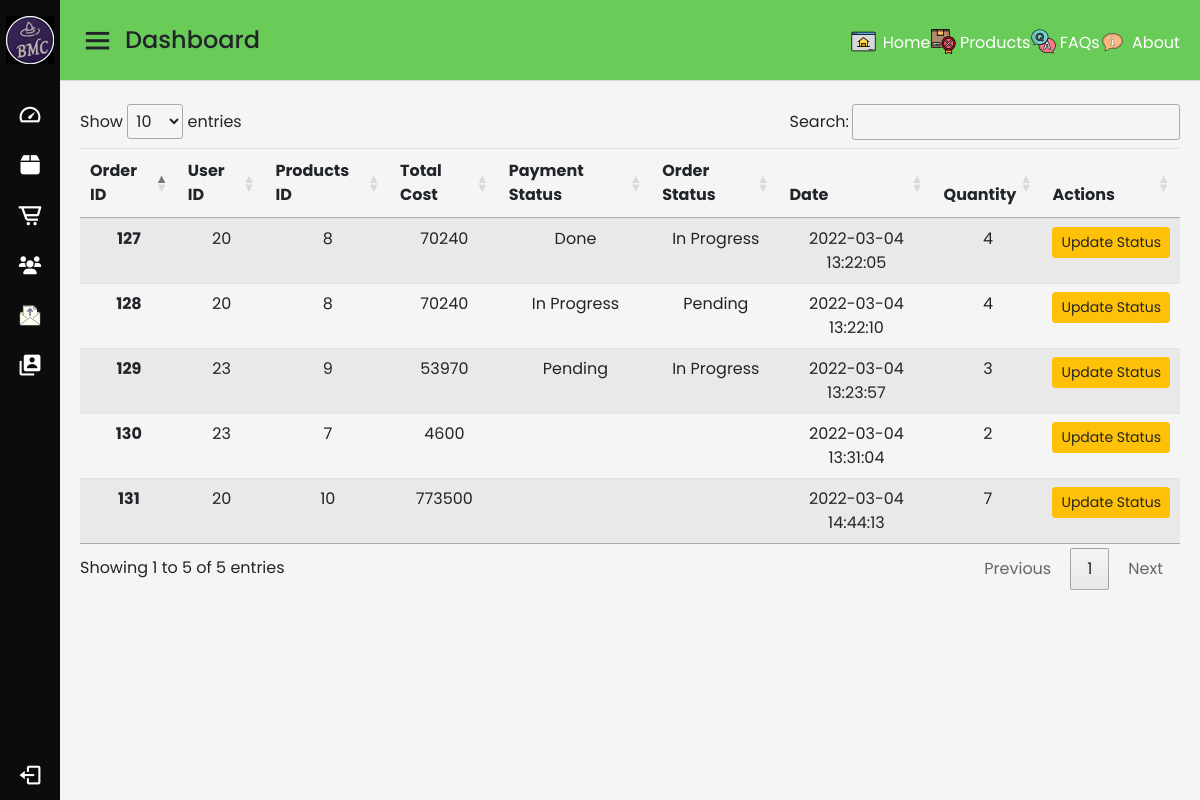
/hardwareOrder.php (signed in), run on the app's committed database.
### tables this page shows
CREATE TABLE `orders` (
  `order_id` int(10) NOT NULL,
  `user_id` int(5) NOT NULL,
  `product_id` int(25) NOT NULL,
  `order_price` int(20) NOT NULL,
  `order_payment_status` varchar(30) NOT NULL,
  `order_status` varchar(30) NOT NULL,
  `order_date` datetime NOT NULL DEFAULT current_timestamp(),
  `order_quantity` int(10) NOT NULL
);

### hardwareOrder.php (the view, shortened to what this page needs)
<?php
include 'partials/dbconnect.php';
?>
<!DOCTYPE html>
<html lang="en" dir="ltr">
<head>
    <link rel="stylesheet" href="main.css">
    <link href='https://unpkg.com/boxicons@2.0.7/css/boxicons.min.css' rel='stylesheet'>
    <link rel="stylesheet" href="https://cdnjs.cloudflare.com/ajax/libs/font-awesome/6.0.0-beta2/css/all.min.css">
    <link rel="stylesheet" href="https://stackpath.bootstrapcdn.com/bootstrap/4.1.3/css/bootstrap.min.css"
>
        <link rel="stylesheet" href="https://cdn.datatables.net/1.11.5/css/jquery.dataTables.min.css">
        <link rel="stylesheet" href="https://code.jquery.com/ui/1.12.1/themes/base/jquery-ui.css">
        <link rel="stylesheet" href="https://cdn.datatables.net/1.11.5/css/dataTables.jqueryui.min.css">
</head>
<body>
    <?php require 'partials/clientsidebar.php' ?>
    <section class="home-section">
    <?php require 'partials/clientnav.php' ?>
        <div class="home-content">
                    <div style="margin-left: 20px; margin-right: 20px;">
                <table id="myTable" class="table table-striped" style="width:100%">
                    <thead style="text-align: center;">
                        <tr>
                            <th>Order ID</th>
                            <th>User ID</th>
                            <th>Products ID</th>
                            <th>Total Cost</th>
                            <th>Payment Status</th>
                            <th>Order Status</th>
                            <th>Date</th>
                            <th>Quantity</th>
                            <th>Actions</th>
                        </tr>
                    </thead>
                    <tbody style="text-align: center;">
                    <?php
                    $sql = "SELECT * FROM orders";
                    $result = mysqli_query($conn, $sql);
                    while ($row = mysqli_fetch_array($result)) {
                        echo "<tr>
                                    <td style='font-weight: bold;'>" .
                            $row["order_id"] .
                            "</td>
                                    <td>" .
                            $row["user_id"] .
                            "</td>
                                    <td>" .
                            $row["product_id"] .
                            "</td>
                                    <td>" .
                            $row["order_price"] .
                            "</td>
                                    <td>" .
                            $row["order_payment_status"] .
                            "</td>
                                    <td>" .
                            $row["order_status"] .
                            "</td>
                                    <td>" .
                            $row["order_date"] .
                            "</td>
                                    <td>" .
                            $row["order_quantity"] .
                            "</td>
                                    <td> <button class='edit btn btn-sm btn-warning' id=" .
                            $row["order_id"] .
                            ">Update Status</button>
                                    </tr>";
                    }
                    ?>
                    </tbody>
                </table>
            </div>
        </div>
    </section>
</body>
</html>

### main.css (style rules this page uses)
* { margin: 0; padding: 0; box-sizing: border-box; font-family: 'Poppins', sans-serif; }
.home-section { position: relative; background: #f5f5f5; min-height: 100vh; width: calc(100% - 240px); left: 240px; transition: all 0.5s ease; }
.home-section .home-content { position: relative; padding-top: 104px; }
@media (max-width: 1240px) { .home-section { width: calc(100% - 60px); left: 60px; } }

### data on the page
orders: order_id "127", user "20", product "8", order_price "70240", order_payment_status "Done", order_status "In Progress", order_date "2022-03-04 13:22:05", order_quantity "4"
orders: order_id "128", user "20", product "8", order_price "70240", order_payment_status "In Progress", order_status "Pending", order_date "2022-03-04 13:22:10", order_quantity "4"
orders: order_id "129", user "23", product "9", order_price "53970", order_payment_status "Pending", order_status "In Progress", order_date "2022-03-04 13:23:57", order_quantity "3"
orders: order_id "130", user "23", product "7", order_price "4600", order_date "2022-03-04 13:31:04", order_quantity "2"
orders: order_id "131", user "20", product "10", order_price "773500", order_date "2022-03-04 14:44:13", order_quantity "7"
